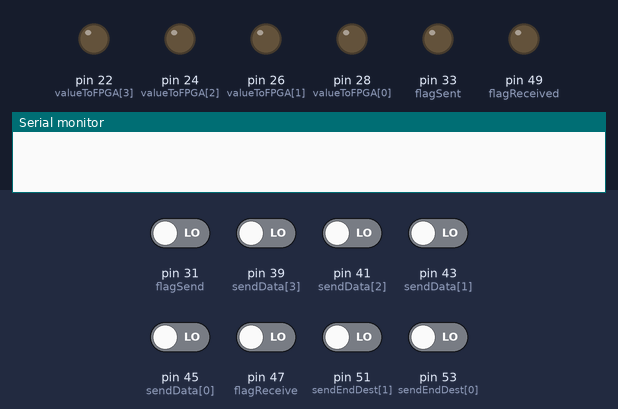
Bench run of a sketch on a simulated Arduino Mega 2560, built with avr-gcc and run on an emulated ATmega2560. Shown: output pins drawn as LEDs (lit = HIGH), the last lines printed to the serial monitor. Dashed ring = blinking. The test bench sets the inputs (shaded band); at power-on: pin 31 (flagSend), pin 39 (sendData[3]), pin 41 (sendData[2]), pin 43 (sendData[1]), pin 45 (sendData[0]), pin 47 (flagReceive), pin 51 (sendEndDest[1]), pin 53 (sendEndDest[0]) LOW.

Above: at 1.2 s.
1.3 s: pin 31 (flagSend) driven HIGH
At 2.7 s:
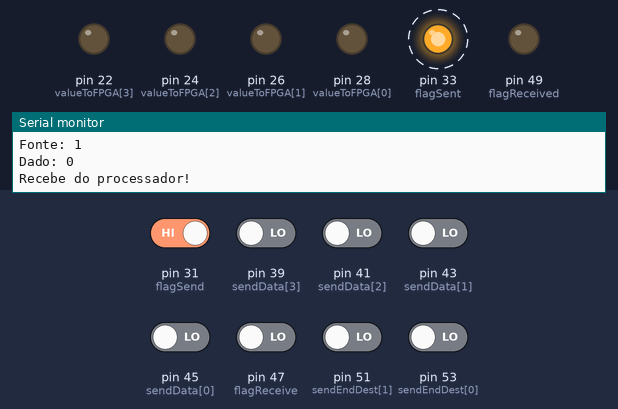
8.8 s: pin 31 (flagSend) driven LOW
At 10.7 s:
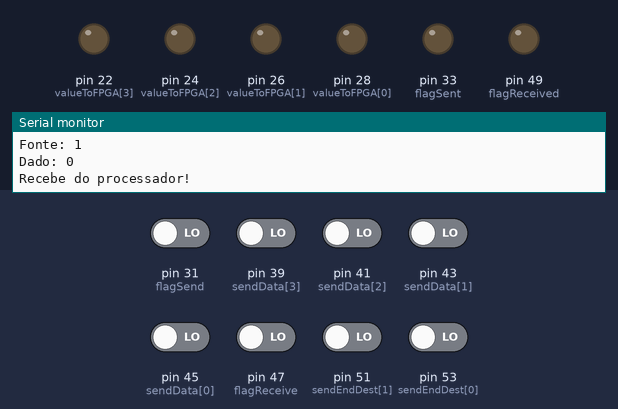
Timing chart, 0 to 12.2 s (numbered marks = the images above; inputs shaded):
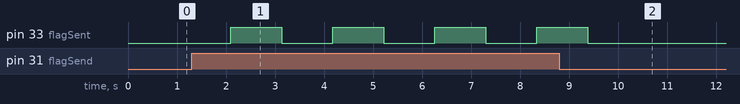

Measured:
- after the input at 1.3 s, pin 33 (flagSent): alternates HIGH for 1.0 s and LOW for 1.0 s, starting after 0.80 s
- after the input at 8.8 s, pin 33 (flagSent): goes on until 9.4 s, then stays LOW

The sketch:

Lab_Redes.ino
```cpp
/* Serial 1: Enviar dado - TX1
   Serial 2: Receber dado - RX2 */
/* -------------------------------------------------------------------- */
// Meu endereço
const int myAddr = 1;
/* -------------------------------------------------------------------- */
// Arduino -> FPGA
const int valueToFPGA[] = {28, 26, 24, 22}; //Enviar valor para o FPGA -> 4 bits
// FPGA -> Arduino
const int sendEndDest[] = {53, 51}; //Endereço para o envio do dado -> 2 bits
//const int sendEndFont[] = {49, 47}; //Endereço que enviou o dado -> 2 bits
const int sendData[] = {45, 43, 41, 39}; //Envio do dado -> 4 bits
// Processador
const int flagSend = 31; //Para indicar que o processador quer enviar o dado
const int flagSent = 33; //Indica que o Arduino já recebeu o dado
const int flagReceive = 47; //Para indicar que o processador quer receber o dado
const int flagReceived = 49; //Indica que o processador recebeu o dado
// Total: 4 + 2 + 2 + 4 + 2 + 1 (GND) = 15 bits
// (Quantidade de ligações com o FPGA)
/* -------------------------------------------------------------------- */
//Variáveis locais
const int size = 30;
int first = 0; //Início da fila
int last = 0; //Fim da fila
int qtdRD = 0; //Quantidade de elementos na fila
int cp = 0; //Controle os pacotes recebidos
//Controla a fila de dados que enviará para o Arduino
int qtdData = 0; //Quantidade de elementos de dados para o FPGA
int firstFPGA = 0;
int lastFPGA = 0;
/* -------------------------------------------------------------------- */
int vetorRD[30]; //Armazenar valores enviados por outro arduino
int vetorDataFPGA[30]; //Armazenar somente os dados que foram recebidos
int estadoFlagSend = 0, estadoFlagSent = 0;
int estadoFlagReceive = 0, estadoFlagReceived = 0;
/* -------------------------------------------------------------------- */
/* -------------------------------------------------------------------- */
/* -------------------------------------------------------------------- */

void setup() {
  /* Comunicação com o processador */
  pinMode(flagSend, INPUT);
  pinMode(flagSent, OUTPUT);
  pinMode(flagReceive, INPUT);
  pinMode(flagReceived, OUTPUT);
  for(int i = 0; i < 4; i++){
    pinMode(valueToFPGA[i], OUTPUT);
    pinMode(sendData[i], INPUT);
  }
  for(int i = 0; i < 2; i++){
    pinMode(sendEndDest[i], INPUT);
    //pinMode(sendEndFont[i], INPUT);
  }
  Serial.begin(19200);
  Serial1.begin(9600);
  Serial2.begin(9600);
}

/* -------------------------------------------------------------------- */
/* -------------------------------------------------------------------- */
/* -------------------------------------------------------------------- */

void loop() {
  delay(30);
  estadoFlagSend = digitalRead(flagSend);
  estadoFlagSent = digitalRead(flagSent);
  estadoFlagReceive = digitalRead(flagReceive);
  estadoFlagReceived = digitalRead(flagReceived);
  /* Enviar dado para outro Arduino */
  if(estadoFlagSend == HIGH && estadoFlagSent == LOW){
    //Processador -> Arduino
    sendToArduino();
    digitalWrite(flagSent, HIGH); //Envia para o processador
    Serial.println("Recebe do processador!");
  } else { /* Preparar para o próximo envio */
    digitalWrite(flagSent, LOW);
  }
  /* ------------------------------------ */
  if(estadoFlagReceive == HIGH && estadoFlagReceived == LOW && qtdData != 0){
    sendToFPGA();
    digitalWrite(flagReceived, HIGH); //Envia para o processador
    Serial.println("Envia dado para o processador!");
  } else {
    digitalWrite(flagReceived, LOW);
  }
  /* Verifica se algo está sendo recebido */
  receivePackage();
  checkPackage();
  delay(1000);
}

/* -------------------------------------------------------------------- */
/* ----------------------- Funções Principais ------------------------- */
/* -------------------------------------------------------------------- */

// Verifica se há pacotes recebidos
void checkPackage(){
  if(qtdRD > 0){
    if(vetorRD[first] == myAddr){
      vetorDataFPGA[lastFPGA] = vetorRD[first+2];
      qtdData++;
      if(lastFPGA < size - 1) lastFPGA++;
      else lastFPGA = 0;
      Serial.println("=== CheckPackage: Recebi o valor! ===");
      updateValue(); //Função auxiliar
    } else {
      if(vetorRD[first] <= 3){
        //Enviar valor para o outro Arduino
        sendPackage(vetorRD[first], vetorRD[first+1], vetorRD[first+2]);
        /* Mostrar valores no monitor*/
        Serial.println("=== CheckPackage: Repassa! ===");
        Serial.print("Destino: ");
        Serial.println(vetorRD[first]);
        Serial.print("Fonte: ");
        Serial.println(vetorRD[first+1]);
        Serial.print("Dado: ");
        Serial.println(vetorRD[first+2]);
        Serial.println();
        /* FIM */
        updateValue(); //Função auxiliar
      }
    }
    delay(100);
  }
}

// Receber valores e armazenar no vetor
void receivePackage(){
  while(Serial2.available() > 0){
    controlQtd(); //Função auxiliar
    int dByte = Serial2.read();
    vetorRD[last] = dByte;
    /* Mostrar valor no monitor */
    Serial.println("=== ReceivePackage: recebe pela porta Serial ===");
    Serial.print("Dado: ");
    Serial.println(dByte);
    Serial.println();
    /* FIM */
    if(last < size - 1) last++;
    else last = 0;
  }
}

//Conversão do dado para binário
void sendToFPGA(){
  int j = 3;
  int value = vetorDataFPGA[firstFPGA];
  Serial.print("Valor enviado para o FPGA:");
  Serial.println(value);
  qtdData--;
  if(firstFPGA < size - 1) firstFPGA++;
  else firstFPGA = 0;
  for(int i = 0; i < 4; i++){
    byte state = bitRead(value, i);
    if(state == 0) digitalWrite(valueToFPGA[j], LOW);
    else digitalWrite(valueToFPGA[j], HIGH);
    j--;
  }
  //updateValue();
}

//Processador -> Arduino
void sendToArduino(){
  int dest, font, data;
  //Função auxiliar
  dest = convertToInt(sendEndDest, 2); //Destino
  //font = convertToInt(sendEndFont, 2); //Fonte
  font = myAddr;
  data = convertToInt(sendData, 4); //Dado
  /* Mostrar valores no monitor*/
  Serial.println("=== SendToArduino: Envia para o Arduino ===");
  Serial.print("Destino: ");
  Serial.println(dest);
  Serial.print("Fonte: ");
  Serial.println(font);
  Serial.print("Dado: ");
  Serial.println(data);
  Serial.println();
  /* FIM */
  sendPackage(dest, font, data); //Enviar valores
}

// Enviar os endereços e o valor para o outro Arduino
void sendPackage(int addrSource, int addrDest, int value){
  send(addrSource);
  send(addrDest);
  send(value);
}

// Enviar dado para a outra porta
void send(int data){
  Serial1.write(data);
}


/* -------------------------------------------------------------------- */
/* ------------------------- Funções auxiliares ----------------------- */
/* -------------------------------------------------------------------- */

//Converter valor para decimal
int convertToInt(int *v, int tam){
  int value = 0, j = 0;
  for(int i = tam-1; i >= 0; i--) {
    if(digitalRead(v[i]) == HIGH){
      value += potencia(2, j);
    }
    j++;
  }
  return value;
}

// Atualizar o valor
void updateValue(){
  if(first + 3 < size - 1) first += 3;
  else first = 0;
  qtdRD--;
}

//Controla a quantidade de itens foram recebidos
void controlQtd(){
  cp++;
  if(cp >= 3){
    qtdRD++;
    cp = 0;
  }
}

int potencia(int a, int b){
  int result = 1;
  for(int i = 0; i < b; i++){
    result = result * a;
  }
  return result;
}

/* -------------------------------------------------------------------- */
/* ------------------------- Funções para teste ----------------------- */
/* -------------------------------------------------------------------- */


/* Ler valor do monitor serial
 * Imprimir o valor como inteiro
 */

/*
if(Serial.available() > 0){
  int a = Serial.parseInt();
  Serial.println(a);
}
*/
```
